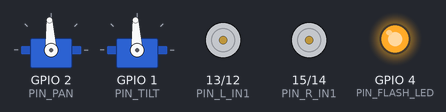
A sketch run on a simulated ESP32. On the bench: 2 × servo, motor-driver pin pairs drawn as motors (green arrow = first pin HIGH = forward, orange = second pin HIGH = backward, longer = more drive), output pins drawn as LEDs (lit = HIGH). Servo pulses on a pin are drawn as a servo (544–2400 µs = 0–180°).

Above: at 0.1 s.
At 6.4 s:
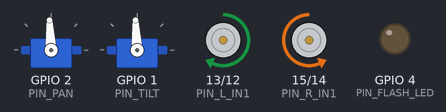
At 12.1 s:
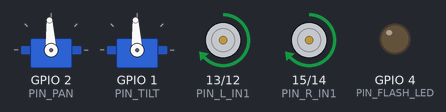
At 20.3 s:
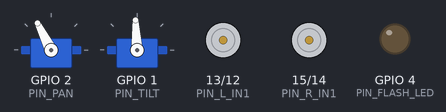
At 23.9 s:
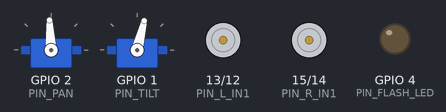
At 28.8 s:
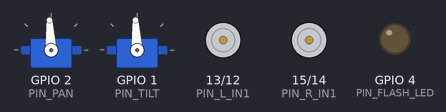
Timing chart, 0 to 30.3 s (numbered marks = the images above):
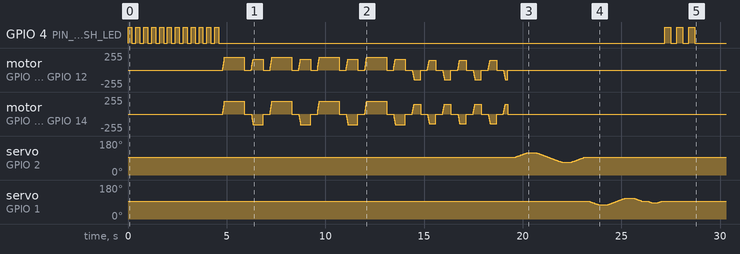

The sketch:

14_show_routine.ino
```cpp
/*
 * 14_show_routine - номер для показа. Wi-Fi не используется.
 *
 * Что делает по порядку:
 *   1. мигает фарой 5 секунд - есть время поставить на пол и отойти
 *   2. голова в центр
 *   3. едет петлю (квадрат из четырёх сторон)
 *   4. "танцует" - плавно покачивается влево-вправо
 *   5. осматривается - голова влево, вправо, вверх, вниз
 *   6. фара мигает три раза, конец. RESET для повтора.
 *
 * ПОДКЛЮЧЕНИЕ
 *   Серво 1 (поворот, влево-вправо)  -> GPIO 2
 *   Серво 2 (наклон, вверх-вниз)     -> GPIO 1
 *   Оба серво: красный на 5 В, коричневый на общую землю. НЕ на 3.3V.
 *
 * ВАЖНО
 *   Серво на GPIO 1 дёрнется при включении и при заливке - это нормально.
 *   USE_SERIAL 1 включает логи, но тогда серво 2 будет дёргаться постоянно.
 *   Первый запуск - с вывешенными колёсами и головой, которой есть куда ехать.
 */

#define USE_SERIAL 0      // 1 = логи (серво 2 отключить), 0 = серво 2 работает

#if USE_SERIAL
  #define LOG(...)   Serial.printf(__VA_ARGS__)
  #define LOGLN(s)   Serial.println(s)
#else
  #define LOG(...)
  #define LOGLN(s)
#endif

// ----------------------------------------------------------------- моторы
#define PIN_L_IN1 13
#define PIN_L_IN2 12
#define PIN_R_IN1 15
#define PIN_R_IN2 14
#define PIN_FLASH_LED 4

#define CH_L_IN1 2
#define CH_L_IN2 3
#define CH_R_IN1 4
#define CH_R_IN2 5
#define MOTOR_FREQ 1000
#define MOTOR_RES  8

// ------------------------------------------------------------------ серво
#define PIN_PAN   2       // поворот влево-вправо
#define PIN_TILT  1       // наклон вверх-вниз
#define CH_PAN    6
#define CH_TILT   7
#define SERVO_FREQ 50
#define SERVO_RES  16

// Длительность импульса для 0 и 180 градусов.
// 1000-2000 - безопасно для любого серво. 500-2500 - полный ход, но дешёвые
// клоны SG90 упираются в механический стопор и начинают выть.
#define PULSE_MIN_US 1000
#define PULSE_MAX_US 2000

// Пределы углов. Если серво упирается и начинает выть - сужай эти числа!
#define PAN_MIN     45
#define PAN_CENTER  90
#define PAN_MAX    135
#define TILT_MIN    60
#define TILT_CENTER 90
#define TILT_MAX   120

// --------------------------------------------------- настройки номера
#define START_DELAY_MS  5000   // время поставить робота и отойти

#define DRIVE_SPEED      190   // скорость по прямой, 0..255
#define TURN_SPEED       165   // скорость на повороте
#define DRIVE_MS        1100   // длина одной стороны петли
#define TURN_MS          600   // поворот - подбери под ~90 градusов
#define LAPS               4   // сторон в петле

#define DANCE_SPEED      150   // скорость покачивания - помедленнее, "мило"
#define DANCE_MS         420   // длительность одного качка
#define DANCE_TIMES        3   // сколько раз влево-вправо

#define SERVO_STEP_MS     14   // чем больше, тем плавнее голова
#define PAUSE_MS         350

// ----------------------------------------------------------- ШИМ, оба ядра
#if defined(ESP_ARDUINO_VERSION_MAJOR) && ESP_ARDUINO_VERSION_MAJOR >= 3
  #define PWM_SETUP(pin, ch, f, r)  ledcAttach((pin), (f), (r))
  #define PWM_WRITE(pin, ch, duty)  ledcWrite((pin), (duty))
#else
  #define PWM_SETUP(pin, ch, f, r)  do { ledcSetup((ch), (f), (r)); \
                                         ledcAttachPin((pin), (ch)); } while (0)
  #define PWM_WRITE(pin, ch, duty)  ledcWrite((ch), (duty))
#endif

static int panNow  = PAN_CENTER;
static int tiltNow = TILT_CENTER;

// ------------------------------------------------------------------ серво
// Угол 0..180 -> импульс 500..2500 мкс при периоде 20000 мкс.
static uint32_t angleToDuty(int deg) {
  if (deg < 0)   deg = 0;
  if (deg > 180) deg = 180;
  // Безопасный диапазон 1000-2000 мкс: дешёвые SG90 не упираются в стопоры.
  uint32_t us = PULSE_MIN_US + (uint32_t)deg * (PULSE_MAX_US - PULSE_MIN_US) / 180;
  return (us * 65536UL) / 20000UL;
}

static void panTo(int deg)  { PWM_WRITE(PIN_PAN,  CH_PAN,  angleToDuty(deg)); }
static void tiltTo(int deg) { PWM_WRITE(PIN_TILT, CH_TILT, angleToDuty(deg)); }

// Плавно доводит поворот до нужного угла, по одному градусу.
static void panSmooth(int target) {
  if (target < PAN_MIN) target = PAN_MIN;
  if (target > PAN_MAX) target = PAN_MAX;
  int step = (target > panNow) ? 1 : -1;
  while (panNow != target) {
    panNow += step;
    panTo(panNow);
    delay(SERVO_STEP_MS);
  }
}

static void tiltSmooth(int target) {
  if (target < TILT_MIN) target = TILT_MIN;
  if (target > TILT_MAX) target = TILT_MAX;
  int step = (target > tiltNow) ? 1 : -1;
  while (tiltNow != target) {
    tiltNow += step;
    tiltTo(tiltNow);
    delay(SERVO_STEP_MS);
  }
}

// ------------------------------------------------------------------ моторы
static void sideDrive(int pinA, int chA, int pinB, int chB, int v) {
  if (v > 0)      { PWM_WRITE(pinA, chA, v); PWM_WRITE(pinB, chB, 0); }
  else if (v < 0) { PWM_WRITE(pinA, chA, 0); PWM_WRITE(pinB, chB, -v); }
  else            { PWM_WRITE(pinA, chA, 0); PWM_WRITE(pinB, chB, 0); }
}

static void drive(int left, int right) {
  if (left  >  255) left  =  255;
  if (left  < -255) left  = -255;
  if (right >  255) right =  255;
  if (right < -255) right = -255;
  sideDrive(PIN_L_IN1, CH_L_IN1, PIN_L_IN2, CH_L_IN2, left);
  sideDrive(PIN_R_IN1, CH_R_IN1, PIN_R_IN2, CH_R_IN2, right);
}

// Плавный разгон: гасит броски тока, от которых плата уходила в перезагрузку.
static void driveRamp(int left, int right, int ms) {
  const int steps = 12;
  for (int i = 1; i <= steps; i++) {
    drive(left * i / steps, right * i / steps);
    delay(8);
  }
  delay(ms > steps * 8 ? ms - steps * 8 : 0);
}

static void stopMotors() {
  drive(0, 0);
  delay(PAUSE_MS);
}

static void blink(int times, int ms) {
  for (int i = 0; i < times; i++) {
    digitalWrite(PIN_FLASH_LED, HIGH); delay(ms);
    digitalWrite(PIN_FLASH_LED, LOW);  delay(ms);
  }
}

// ------------------------------------------------------------- части номера
static void actDriveLoop() {
  LOGLN("petlya");
  for (int lap = 1; lap <= LAPS; lap++) {
    LOG("  storona %d/%d\n", lap, LAPS);
    driveRamp(DRIVE_SPEED, DRIVE_SPEED, DRIVE_MS);
    stopMotors();
    driveRamp(TURN_SPEED, -TURN_SPEED, TURN_MS);
    stopMotors();
  }
}

static void actDance() {
  LOGLN("tanec");
  for (int i = 0; i < DANCE_TIMES; i++) {
    driveRamp(-DANCE_SPEED, DANCE_SPEED, DANCE_MS);   // качок влево
    stopMotors();
    driveRamp(DANCE_SPEED, -DANCE_SPEED, DANCE_MS);   // качок вправо
    stopMotors();
  }
  // возврат примерно в исходное направление
  driveRamp(-DANCE_SPEED, DANCE_SPEED, DANCE_MS / 2);
  stopMotors();
}

static void actLookAround() {
  LOGLN("osmatrivaetsya");
  panSmooth(PAN_MAX);        delay(500);   // влево
  panSmooth(PAN_MIN);        delay(500);   // вправо
  panSmooth(PAN_CENTER);     delay(300);
  tiltSmooth(TILT_MIN);      delay(500);   // вверх
  tiltSmooth(TILT_MAX);      delay(500);   // вниз
  tiltSmooth(TILT_CENTER);   delay(300);
  // напоследок - кивок
  tiltSmooth(TILT_CENTER - 15); delay(200);
  tiltSmooth(TILT_CENTER);      delay(200);
}

void setup() {
#if USE_SERIAL
  Serial.begin(115200);
  delay(500);
  Serial.println();
  Serial.println("=== show routine ===");
#endif

  pinMode(PIN_FLASH_LED, OUTPUT);
  digitalWrite(PIN_FLASH_LED, LOW);

  PWM_SETUP(PIN_L_IN1, CH_L_IN1, MOTOR_FREQ, MOTOR_RES);
  PWM_SETUP(PIN_L_IN2, CH_L_IN2, MOTOR_FREQ, MOTOR_RES);
  PWM_SETUP(PIN_R_IN1, CH_R_IN1, MOTOR_FREQ, MOTOR_RES);
  PWM_SETUP(PIN_R_IN2, CH_R_IN2, MOTOR_FREQ, MOTOR_RES);
  drive(0, 0);

  PWM_SETUP(PIN_PAN,  CH_PAN,  SERVO_FREQ, SERVO_RES);
  PWM_SETUP(PIN_TILT, CH_TILT, SERVO_FREQ, SERVO_RES);
  panTo(PAN_CENTER);
  tiltTo(TILT_CENTER);

  LOG("start cherez %d ms\n", START_DELAY_MS);
  blink(START_DELAY_MS / 400, 200);

  actDriveLoop();
  actDance();
  actLookAround();

  drive(0, 0);
  panTo(PAN_CENTER);
  tiltTo(TILT_CENTER);
  LOGLN("konec. RESET dlya povtora.");
  blink(3, 300);
}

void loop() {
  drive(0, 0);      // страховка: моторы выключены
  delay(500);
}
```
